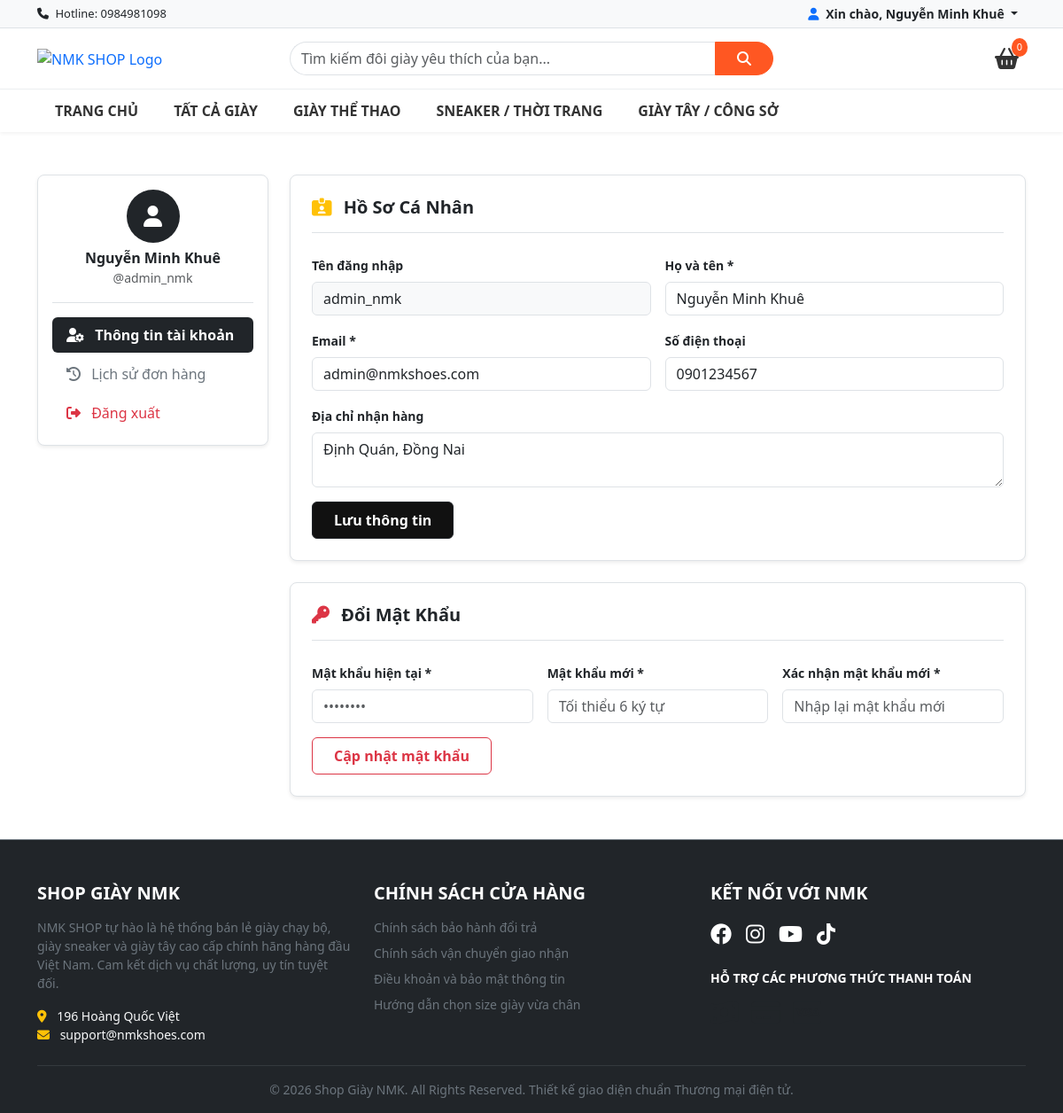
Screenshot of /site/tai-khoan.php (signed in) with the database file from the repository.
### tables this page shows
CREATE TABLE `users` (
  `id` int(11) NOT NULL,
  `username` varchar(50) NOT NULL,
  `password` varchar(255) NOT NULL,
  `fullname` varchar(100) NOT NULL,
  `email` varchar(100) NOT NULL,
  `phone` varchar(15) DEFAULT NULL,
  `address` text DEFAULT NULL,
  `role` enum('admin','staff','customer') DEFAULT 'customer',
  `status` tinyint(1) NOT NULL DEFAULT 1,
  `created_at` timestamp NOT NULL DEFAULT current_timestamp(),
  `updated_at` timestamp NOT NULL DEFAULT current_timestamp() ON UPDATE current_timestamp()
);

### site/tai-khoan.php (the view, shortened to what this page needs)
<?php
require_once '../includes/conn.php';
$user_id = $_SESSION['user']['id'];
$stmt_curr = $conn->prepare("SELECT * FROM users WHERE id = ?");
$stmt_curr->execute([$user_id]);
$account_info = $stmt_curr->fetch();
include_once '../includes/header.php';
?>
<div class="container my-5">
    <div class="row g-4">
        <div class="col-md-4 col-lg-3">
            <div class="card border rounded-3 shadow-sm bg-white p-3">
                <div class="text-center mb-3 pb-3 border-bottom">
                    <div class="bg-dark text-white rounded-circle d-inline-flex align-items-center justify-content-center mb-2" style="width: 60px; height: 60px; font-size: 24px;">
                        <i class="fa-solid fa-user"></i>
                    </div>
                    <h6 class="fw-bold m-0 text-dark"><?= htmlspecialchars($account_info['fullname']) ?></h6>
                    <small class="text-muted">@<?= htmlspecialchars($account_info['username']) ?></small>
                </div>
                <div class="nav flex-column nav-pills gap-1">
                    <a class="nav-link active fw-bold bg-dark text-white" href="tai-khoan.php">
                        <i class="fa-solid fa-user-gear me-2"></i> Thông tin tài khoản
                    </a>
                    <a class="nav-link text-secondary" href="lich-su-don-hang.php">
                        <i class="fa-solid fa-clock-rotate-left me-2"></i> Lịch sử đơn hàng
                    </a>
                    <a class="nav-link text-danger" href="dang-xuat.php">
                        <i class="fa-solid fa-right-from-bracket me-2"></i> Đăng xuất
                    </a>
                </div>
            </div>
        </div>
        <div class="col-md-8 col-lg-9">
            <div class="card border rounded-3 shadow-sm bg-white p-4 mb-4">
                <h5 class="fw-bold text-dark border-bottom pb-3 mb-4">
                    <i class="fa-solid fa-id-card-clip text-warning me-2"></i> Hồ Sơ Cá Nhân
                </h5>
                <form action="tai-khoan.php" method="POST">
                    <div class="row g-3">
                        <div class="col-md-6">
                            <label class="form-label small fw-bold">Tên đăng nhập</label>
                            <input type="text" class="form-control bg-light" value="<?= htmlspecialchars($account_info['username']) ?>" readonly disabled>
                        </div>
                        <div class="col-md-6">
                            <label class="form-label small fw-bold">Họ và tên *</label>
                            <input type="text" name="fullname" class="form-control" value="<?= htmlspecialchars($account_info['fullname']) ?>" required>
                        </div>
                        <div class="col-md-6">
                            <label class="form-label small fw-bold">Email *</label>
                            <input type="email" name="email" class="form-control" value="<?= htmlspecialchars($account_info['email']) ?>" required>
                        </div>
                        <div class="col-md-6">
                            <label class="form-label small fw-bold">Số điện thoại</label>
                            <input type="text" name="phone" class="form-control" value="<?= htmlspecialchars($account_info['phone']) ?>">
                        </div>
                        <div class="col-12">
                            <label class="form-label small fw-bold">Địa chỉ nhận hàng</label>
                            <textarea name="address" class="form-control" rows="2"><?= htmlspecialchars($account_info['address']) ?></textarea>
                        </div>
                    </div>
                    <button type="submit" name="btn_update_info" class="btn btn-dark fw-bold px-4 py-2 mt-3" style="background-color: #111;">
                        Lưu thông tin
                    </button>
                </form>
            </div>
            <div class="card border rounded-3 shadow-sm bg-white p-4">
                <h5 class="fw-bold text-dark border-bottom pb-3 mb-4">
                    <i class="fa-solid fa-key text-danger me-2"></i> Đổi Mật Khẩu
                </h5>
                <form action="tai-khoan.php" method="POST">
                    <div class="row g-3">
                        <div class="col-md-4">
                            <label class="form-label small fw-bold">Mật khẩu hiện tại *</label>
                            <input type="password" name="current_pass" class="form-control" placeholder="••••••••" required>
                        </div>
                        <div class="col-md-4">
                            <label class="form-label small fw-bold">Mật khẩu mới *</label>
                            <input type="password" name="new_pass" class="form-control" placeholder="Tối thiểu 6 ký tự" required>
                        </div>
                        <div class="col-md-4">
                            <label class="form-label small fw-bold">Xác nhận mật khẩu mới *</label>
                            <input type="password" name="re_new_pass" class="form-control" placeholder="Nhập lại mật khẩu mới" required>
                        </div>
                    </div>
                    <button type="submit" name="btn_change_pass" class="btn btn-outline-danger fw-bold px-4 py-2 mt-3">
                        Cập nhật mật khẩu
                    </button>
                </form>
            </div>
        </div>
    </div>
</div>
<?php include_once '../includes/footer.php'; ?>

### includes/header.php (shortened to what this page needs)
<?php
$cart_count = isset($_SESSION['cart']) ? count($_SESSION['cart']) : 0;
$is_logged_in = isset($_SESSION['user']) && is_array($_SESSION['user']);
$user_data = $is_logged_in ? $_SESSION['user'] : null;
?>
<!DOCTYPE html>
<html lang="vi">
<head>
    <link rel="stylesheet" href="../assets/css/bootstrap.min.css">
    <link rel="stylesheet" href="../assets/css/style.css">
    <link rel="stylesheet" href="https://cdnjs.cloudflare.com/ajax/libs/font-awesome/6.4.0/css/all.min.css">
</head>
<body>
<div class="top-bar py-1 border-bottom">
    <div class="container d-flex justify-content-between align-items-center">
        <span><i class="fa-solid fa-phone me-1"></i> Hotline: 0984981098</span>
        <div>
            <?php if($is_logged_in): ?>
                <div class="dropdown d-inline-block">
                    <button class="btn btn-sm dropdown-toggle text-dark fw-bold py-0" type="button" data-bs-toggle="dropdown" aria-expanded="false">
                        <i class="fa-solid fa-user me-1 text-primary"></i> Xin chào, <strong><?= htmlspecialchars($user_data['fullname']) ?></strong>
                    </button>
                </div>
            <?php else: ?>
                <a href="dang-nhap.php" class="text-dark text-decoration-none me-3"><i class="fa-solid fa-user"></i> Đăng nhập</a>
                <a href="dang-ky.php" class="text-dark text-decoration-none"><i class="fa-solid fa-user-plus"></i> Đăng ký</a>
            <?php endif; ?>
        </div>
    </div>
</div>
<header class="main-header bg-white">
    <div class="container">
        <div class="row align-items-center">
            <div class="col-md-3 col-6">
                <a href="index.php" class="text-decoration-none">
                    <img src="../assets/images/logo.png" alt="NMK SHOP Logo" style="max-height: 50px; width: auto;">
                </a>
            </div>
            <div class="col-md-6 col-12 my-md-0 my-3">
                <form action="cua-hang.php" method="GET" class="search-box d-flex">
                    <input type="text" name="search" class="form-control" placeholder="Tìm kiếm đôi giày yêu thích của bạn..." value="<?= isset($_GET['search']) ? htmlspecialchars($_GET['search']) : '' ?>">
                    <button class="btn px-4" type="submit"><i class="fa-solid fa-magnifying-glass"></i></button>
                </form>
            </div>
            <div class="col-md-3 col-6 text-end">
                <a href="gio-hang.php" class="d-inline-block text-decoration-none">
                    <div class="cart-icon me-2">
                        <i class="fa-solid fa-basket-shopping"></i>
                        <span class="cart-badge"><?= $cart_count ?></span>
                    </div>
                </a>
            </div>
        </div>
    </div>
</header>
<nav class="nav-menu navbar navbar-expand-lg navbar-light p-0 sticky-top">
    <div class="container">
        <div class="collapse navbar-collapse" id="navbarNav">
            <ul class="navbar-nav">
                <li class="nav-item"><a class="nav-link" href="index.php">Trang Chủ</a></li>
                <li class="nav-item"><a class="nav-link" href="cua-hang.php">Tất Cả Giày</a></li>
                <li class="nav-item"><a class="nav-link" href="cua-hang.php?category[]=1">Giày Thể Thao</a></li>
                <li class="nav-item"><a class="nav-link" href="cua-hang.php?category[]=2">Sneaker / Thời Trang</a></li>
                <li class="nav-item"><a class="nav-link" href="cua-hang.php?category[]=3">Giày Tây / Công Sở</a></li>
            </ul>
        </div>
    </div>
</nav>

### includes/header.php (style rules this page uses)
.top-bar { background-color: #f8f9fa; font-size: 13px; }
.main-header { border-bottom: 1px solid #eceff1; padding: 15px 0; }
.search-box .form-control { border-radius: 20px 0 0 20px; border-right: none; }
.search-box .btn { border-radius: 0 20px 20px 0; background-color: #ff5722; color: white; border: 1px solid #ff5722; }
.cart-icon { position: relative; font-size: 24px; color: #333; }
.cart-badge { position: absolute; top: -5px; right: -10px; background: #ff5722; color: white; border-radius: 50%; padding: 2px 6px; font-size: 11px; }
.nav-menu { background-color: #fff; box-shadow: 0 2px 4px rgba(0,0,0,0.05); }
.nav-menu .nav-link { font-weight: 600; color: #333; text-transform: uppercase; padding: 12px 20px !important; }

### rows the page displays
users: fullname "Nguyễn Minh Khuê", username "admin_nmk", email "admin@nmkshoes.com", phone "0901234567", address "Định Quán, Đồng Nai"

### other values shown
$cart_count "0"
